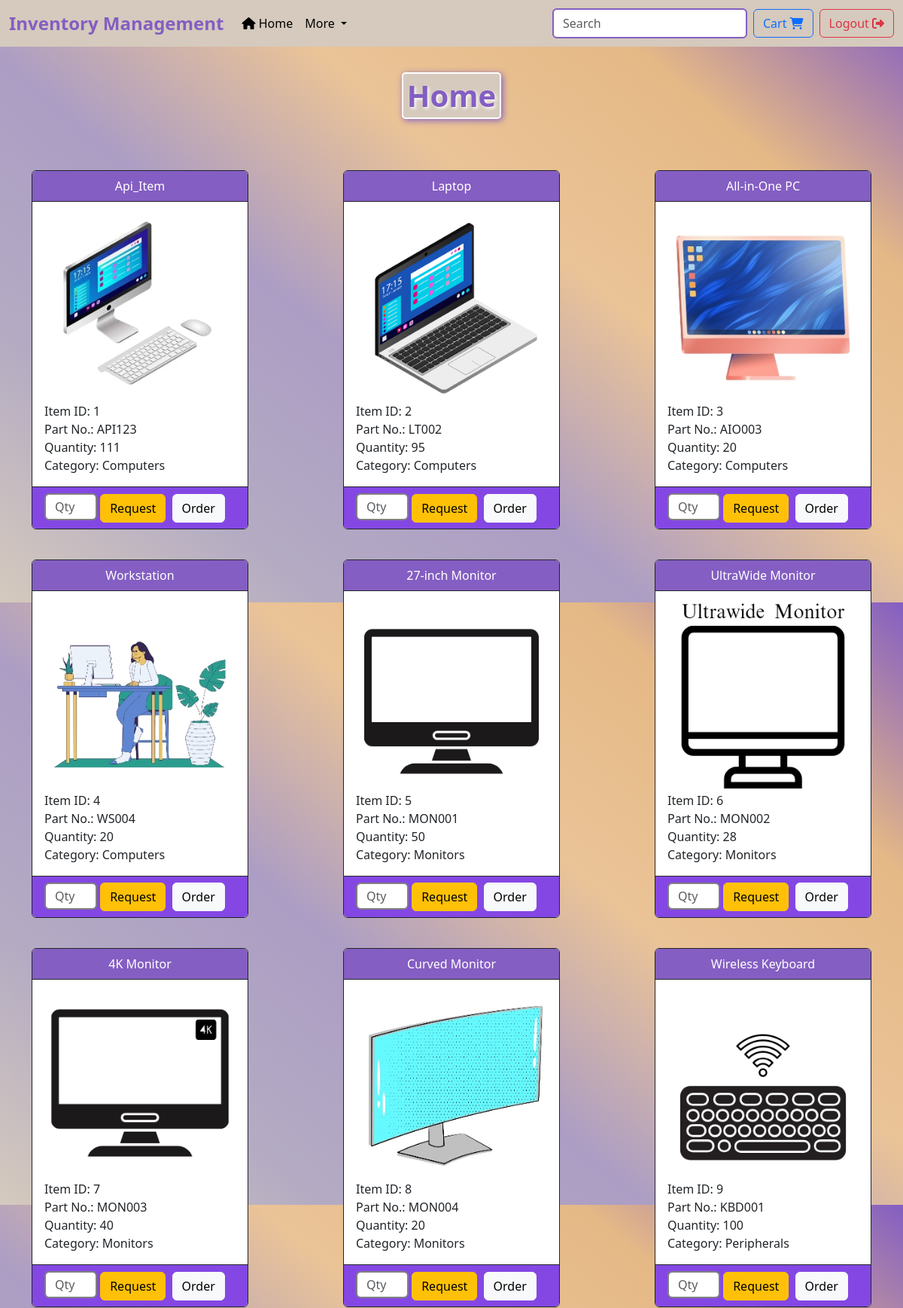
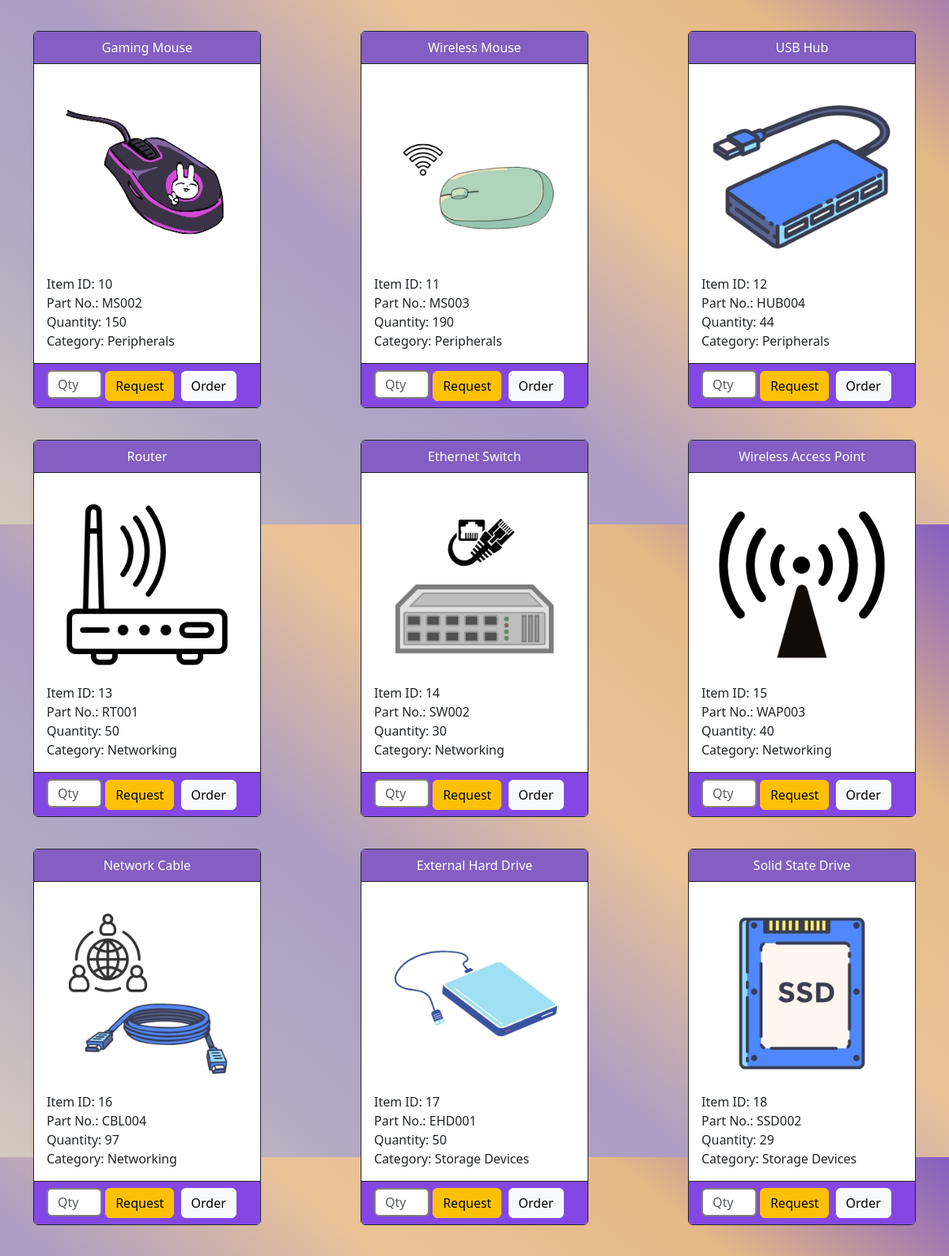
The app's page /home (signed in, upper part) with its own data (2 pictures, top to bottom).
### model.py (models this page shows, shortened)
class Item(db.Model):
    itemid = db.Column(db.Integer, primary_key=True, autoincrement=True)
    name = db.Column(db.String(200), nullable=False)
    partno = db.Column(db.String(10), default='-')
    description = db.Column(db.Text)
    date_stocked = db.Column(db.DateTime, default=current_time)
    quantity = db.Column(db.Integer, nullable=False, default=1)
    price = db.Column(db.Numeric(precision=10, scale=2))
    location = db.Column(db.Text)
    deleted = db.Column(db.Boolean, default=False)
    category = db.Column(db.Integer, db.ForeignKey(
        'category.catid'), nullable=False)
    itemrequest = db.relationship('ItemRequest', backref='item_ref', lazy=True)

class Category(db.Model):
    catid = db.Column(db.Integer, primary_key=True, autoincrement=True)
    name = db.Column(db.String(200), nullable=False)
    items = db.relationship('Item', backref='category_ref', lazy=True)
    description = db.Column(db.Text)

### app.py (the view)
@app.route('/home', methods=['GET', 'POST'])
@login_required
def home():
    if current_user.is_authenticated == True:
        if flask_request.method == 'GET':
            items = item_model.query.all()
            categories = category_model.query.all()
            if current_user.role == 'user':
                return render_template('userhome.html',
                                       items=items, cats=categories)
            elif current_user.role == 'admin':
                return render_template('adminhome.html')
        elif flask_request.method == 'POST':
            return redirect(url_for('home'))
    else:
        return redirect(url_for('login'))

### app.py (called while the page is built)
@lm.user_loader
def load_user(id):
    return user.query.get(int(id))

### templates/userhome.html (shortened to what this page needs)
{%extends 'base.html'%}
 {%block body%}
<div>
    <br />
    <div class="container">
        <div style="text-align: center">
            <h1
                style="
                    text-align: center;
                    color: #845ec2;
                    margin-top: 10px;
                    margin-bottom: 20px;
                    border: 2px solid white;
                    border-radius: 5px;
                    background-color: #d5cabd;
                    box-shadow: 2px 2px 8px #845ec2;
                    padding: 5px;
                    text-shadow: 2px 2px 4px white;
                ">
                Home
            </h1>
        </div>
        <br />
        <div class="card-deck">
            {% for item in items %} {%if item.deleted==False%}
            <div class="card border-dark mb-3" style="max-width: 18rem">
                <div
                    class="card-header border-dark"
                    style="
                        text-align: center;
                        background-color: #845ec2;
                        color: white;
                    ">
                    {{ item.name }}
                </div>
                <div
                    class="card-body text-dark"
                    style="background-color: white">
                    <a href="{{url_for('showitem',itemid=item.itemid)}}">
                        <img
                            src="{{url_for('static',filename='/media/'+item.itemid|string+'.jpg')}}"
                            class="card-img-top"
                            alt="Image" />
                    </a>
                    <a>Item ID: {{ item.itemid }}</a><br />
                    <a>Part No.: {{ item.partno }}</a><br />
                    <a>Quantity: {{ item.quantity }}</a><br />
                    {%for cat in cats%} {%if cat.catid==item.category%}
                    <a>Category: {{cat.name}}</a>
                    {%endif%} {%endfor%}
                </div>
                <div
                    class="card-footer border-dark"
                    style="background-color: #8447e4">
                    <form
                        method="POST"
                        action="{{url_for('request',id=item.itemid)}}"
                        style="
                            background-color: #8447e4;
                            display: inline-block;
                        ">
                        <input
                            type="number"
                            min="0"
                            id="qty"
                            name="qty"
                            class="form-control"
                            placeholder="Qty"
                            style="
                                width: 70px;
                                height: 36px;
                                display: inline-block;
                                border: 2px solid grey;
                            " />
                        <button type="submit" class="btn btn-warning me-1">
                            Request
                        </button>
                    </form>
                    <form
                        method="POST"
                        action="{{url_for('add_item_cart',item_id=item.itemid)}}"
                        style="
                            background-color: #8447e4;
                            display: inline-block;
                        ">
                        <button type="submit" class="btn btn-light me-1">
                            Order
                        </button>
                    </form>
                </div>
            </div>
            {%endif%} {% endfor %}
        </div>
    </div>
</div>
{%endblock%}

### static/css/main.css (style rules this page uses)
.card { margin-top: 3vh; margin-bottom: 3vh; }
h1 { text-align: center; font-weight: bold; border: 2px solid black; box-shadow: 2px 2px 5px black; display: inline-block; padding: 1rem; }

### templates/base.html (style rules this page uses)
.form-control { background-color: #ffffff; border-color: #808080; color: #000000; }
body { background: linear-gradient( 40deg, #d5cabd, #b4abc3, #ac9dc4, #eac397, #e5b986, #845ec2 ); }

### templates/userhome.html (style rules this page uses)
.card-deck { display: flex; flex-wrap: wrap; justify-content: space-between; }
.card { flex: 0 0 calc(40% - 2rem); margin-bottom: 1rem; }
.card-img-top { width: 100%; height: 250px; object-fit: cover; margin: 0%; }
.card { background-color: white; }
.card-body a { background-color: white; }

### records on screen
Item: name "Api_Item", shows a picture, itemid "1", partno "API123", quantity "111"
Category: name "Computers"
Item: name "Laptop", shows a picture, itemid "2", partno "LT002", quantity "95"
Item: name "All-in-One PC", shows a picture, itemid "3", partno "AIO003", quantity "20"
Item: name "Workstation", shows a picture, itemid "4", partno "WS004", quantity "20"
Item: name "27-inch Monitor", shows a picture, itemid "5", partno "MON001", quantity "50"
Category: name "Monitors"
Item: name "UltraWide Monitor", shows a picture, itemid "6", partno "MON002", quantity "28"
Item: name "4K Monitor", shows a picture, itemid "7", partno "MON003", quantity "40"
Item: name "Curved Monitor", shows a picture, itemid "8", partno "MON004", quantity "20"
Item: name "Wireless Keyboard", shows a picture, itemid "9", partno "KBD001", quantity "100"
Category: name "Peripherals"
Item: name "Gaming Mouse", shows a picture, itemid "10", partno "MS002", quantity "150"
Item: name "Wireless Mouse", shows a picture, itemid "11", partno "MS003", quantity "190"
Item: name "USB Hub", shows a picture, itemid "12", partno "HUB004", quantity "44"
Item: name "Router", shows a picture, itemid "13", partno "RT001", quantity "50"
Category: name "Networking"
Item: name "Ethernet Switch", shows a picture, itemid "14", partno "SW002", quantity "30"
Item: name "Wireless Access Point", shows a picture, itemid "15", partno "WAP003", quantity "40"
Item: name "Network Cable", shows a picture, itemid "16", partno "CBL004", quantity "97"
Item: name "External Hard Drive", shows a picture, itemid "17", partno "EHD001", quantity "50"
Category: name "Storage Devices"
Item: name "Solid State Drive", shows a picture, itemid "18", partno "SSD002", quantity "29"
